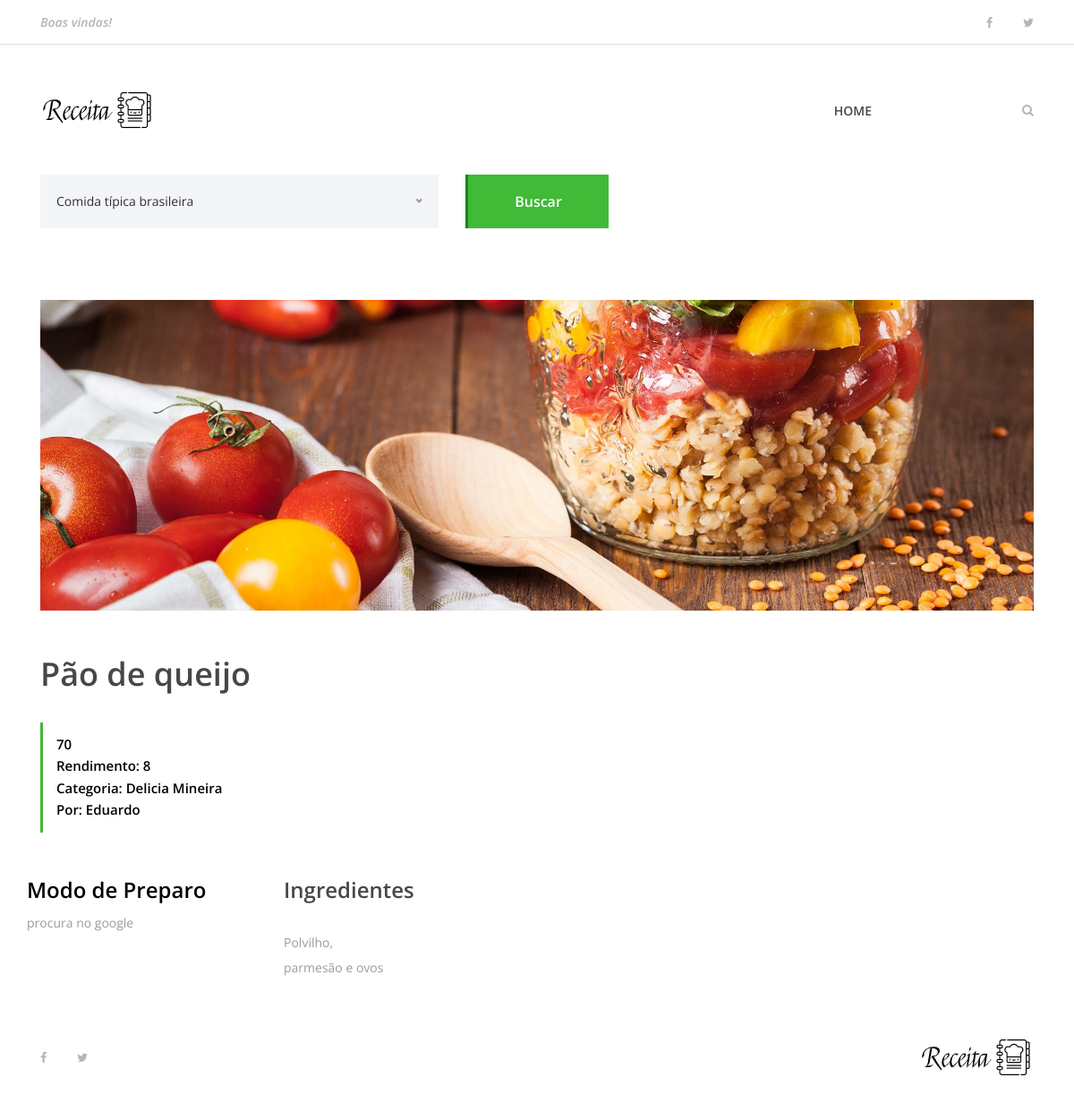
The page /1 on the database its author committed.
### receita/models.py (models this page shows)
class Receita(models.Model):
    pessoa = models.ForeignKey(Pessoa, on_delete=models.CASCADE)
    objects = models.Manager
    nome_receita = models.CharField(max_length=200)
    ingredientes = models.TextField()
    modo_preparo = models.TextField()
    tempo_preparo = models.IntegerField()
    rendimento = models.CharField(max_length=100)
    categoria = models.CharField(max_length=100)
    date_receita = models.DateTimeField(default=datetime.now(), blank=True)
    publicada = models.BooleanField(default=False)

### pessoas/models.py (models this page shows)
class Pessoa(models.Model):
    nome = models.CharField(max_length=200)
    email = models.CharField(max_length=200)
    def __str__(self):
        return self.nome

### receita/views.py (the view)
# urls.py: path('<int:receita_id>', views.receita, name='receita')
def receita(request, receita_id):
    receita_exibir = get_object_or_404(Receita, pk=receita_id)
    receita_mostrar = {
        'receita': receita_exibir
    }
    return render(request, 'receita.html', receita_mostrar)

### receita/templates/receita.html (shortened to what this page needs)
{% extends 'base.html' %}
{% load static %}
{% block content %}
    {% include 'partials/header.html' %}
    <div class="receipe-post-search mb-80">
        <div class="container">
            <form action="#" method="post">
                <div class="row">
                    <div class="col-12 col-lg-5">
                    </div>
                    <div class="col-12 col-lg-2 text-right">
                        <button type="submit" class="btn delicious-btn">Buscar</button>
                    </div>
                </div>
            </form>
        </div>
    </div>
    <div class="container">
        <div class="row">
            <div class="col-12">
                <div class="receipe-slider owl-carousel">
                    <img src="{% static 'img/bg-img/tomate_banner.jpg' %}">
                </div>
            </div>
        </div>
    </div>
    <div class="receipe-content-area">
        <div class="container">
            <div class="row">
                <div class="col-12 col-md-8">
                    <div class="receipe-headline my-5">
                        <h2>{{ receita.nome_receita }}</h2>
                        <div class="receipe-duration">
                            <h6>{{ receita.tempo_preparo }}</h6>
                            <h6>Rendimento: {{ receita.rendimento }}</h6>
                            <h6>Categoria: {{ receita.categoria }}</h6>
                            <h6>Por: {{ receita.pessoa }}</h6>
                        </div>
                    </div>
                </div>
                <div class="row">
                    <div class="col-12 col-lg-8">
                        <h4>Modo de Preparo</h4>
                        <div class="single-preparation-step d-flex">
                            <p>{{ receita.modo_preparo }}</p>
                        </div>
                    </div>
                    <div class="col-12 col-lg-4">
                        <div class="ingredients">
                            <h4>Ingredientes</h4>
                            <div class="ingredients">
                                <p>{{ receita.ingredientes }}</p>
                            </div>
                        </div>
                    </div>
                 </div>
            </div>
         </div>
    </div>
        {% include 'partials/footer.html' %}
{% endblock %}

### site_receitas/static/site.css (style rules this page uses)
* { margin: 0; padding: 0; }
body { font-family: "Open Sans", sans-serif; font-size: 14px; }
h1, h2, h3, h4, h5, h6 { color: #000000; line-height: 1.3; font-weight: 600; }
p { color: #9b9b9b; font-size: 14px; line-height: 2; font-weight: 400; }
img { height: auto; max-width: 100%; }
.mb-80 { margin-bottom: 80px !important; }
.delicious-btn { display: inline-block; min-width: 160px; height: 60px; color: #ffffff; border: none; border-left: 3px solid #1c8314; border-radius: 0; padding: 0 30px; font-size: 16px; line-height: 58px; font-weight: 600; -webkit-transition-duration: 500ms; transition-duration: 500ms; text-transform: capitalize; background-color: #40ba37; }
.receipe-post-search { position: relative; z-index: 20; }
.receipe-slider { position: relative; z-index: 1; }
.receipe-headline h2 { font-size: 36px; color: #474747; margin-bottom: 30px; }
.receipe-headline .receipe-duration { border-left: 3px solid #40ba37; padding: 15px; }
.receipe-headline .receipe-duration h6 { font-size: 15px; margin-bottom: 5px; }
.receipe-headline .receipe-duration h6:last-child { margin-bottom: 0; }
.single-preparation-step { position: relative; z-index: 1; margin-bottom: 50px; }
.ingredients h4 { color: #474747; margin-bottom: 30px; }

### rows shown on the page
Receita: nome_receita "Pão de queijo", tempo_preparo "70", rendimento "8", categoria "Delicia Mineira", pessoa "Eduardo", modo_preparo "procura no google", ingredientes "Polvilho, parmesão e ovos"
